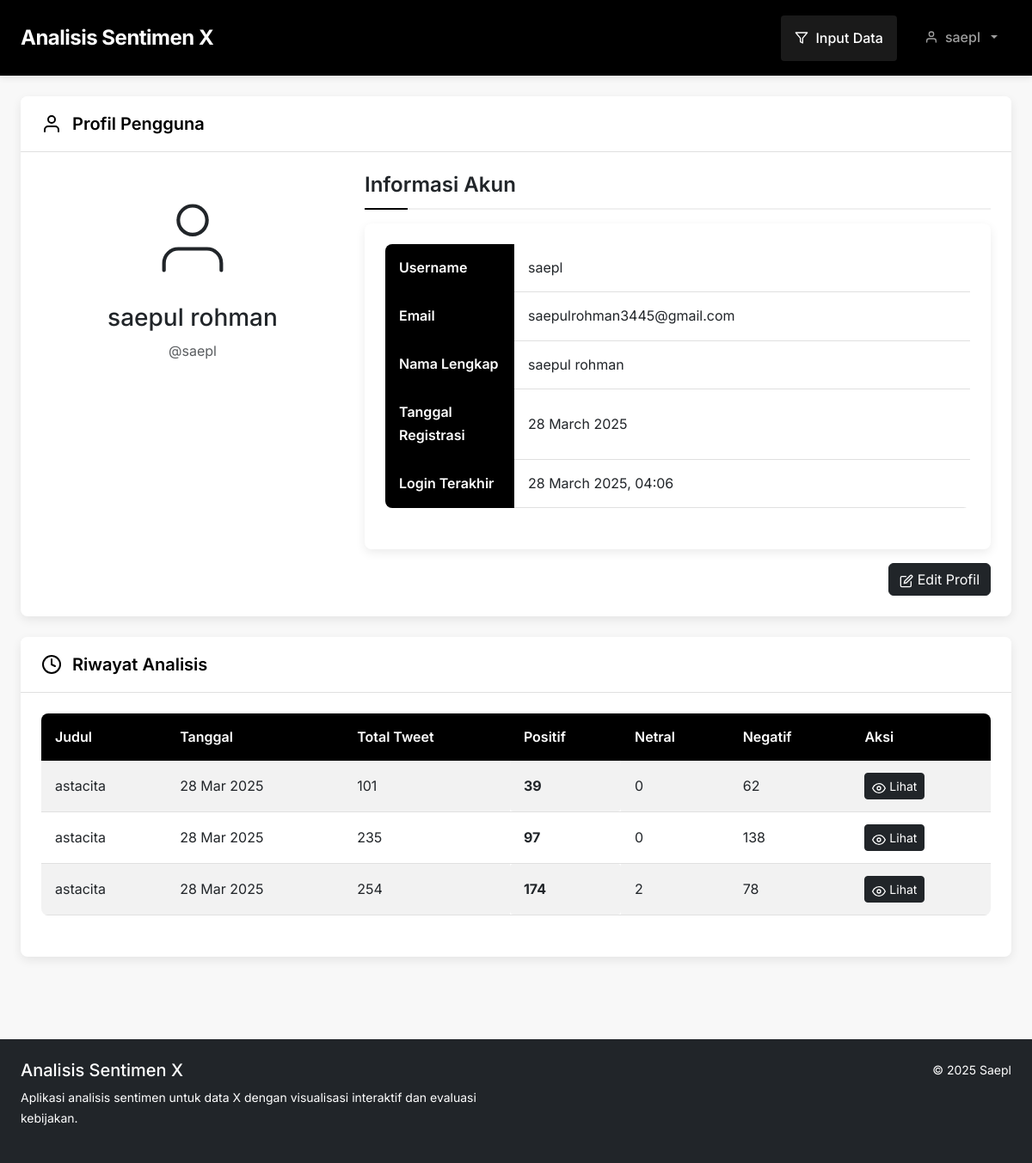
Before: /auth/profile (signed in) with the older database file.
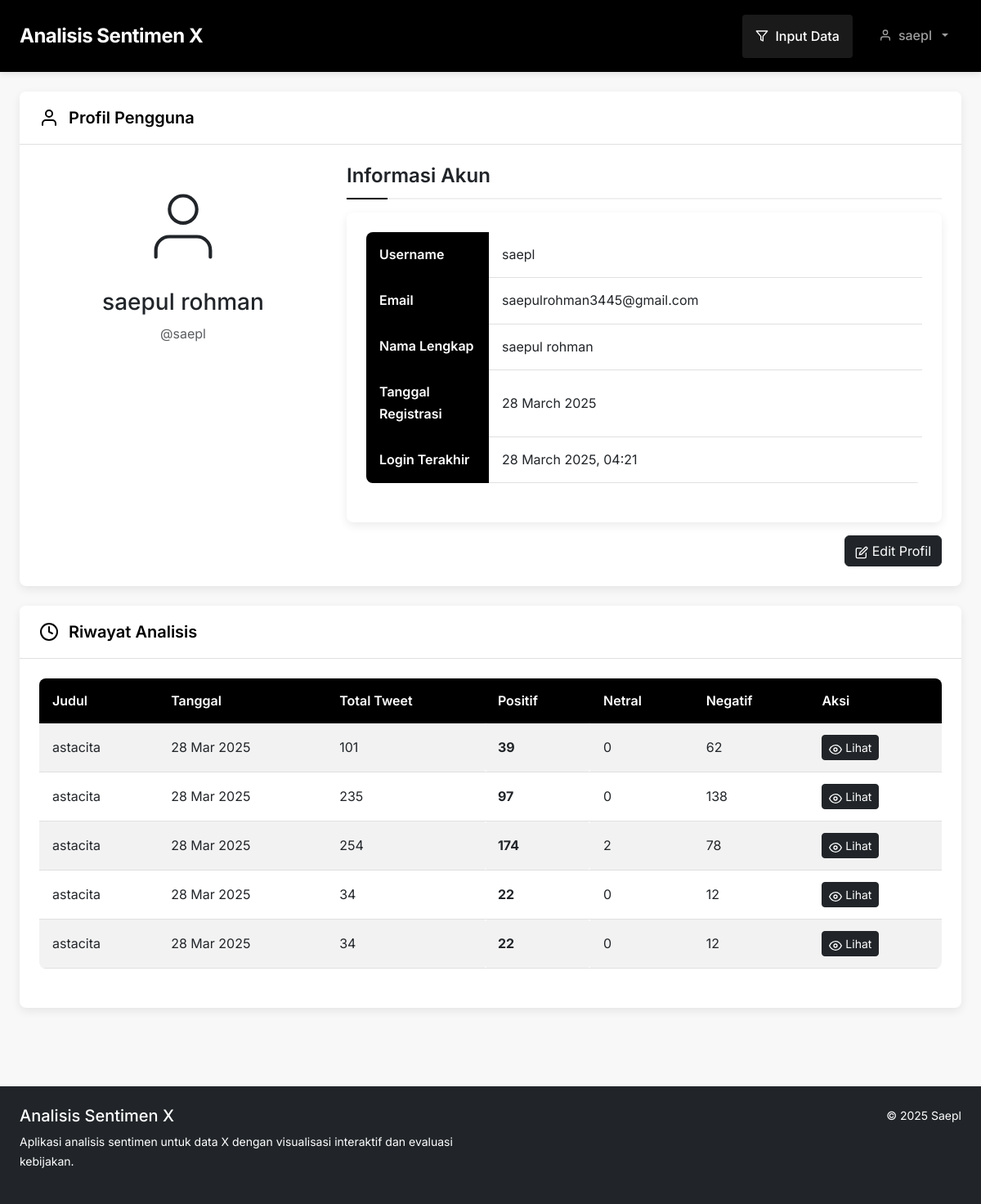
After: the same page with the newer database file.
### app/models/user.py (models this page shows, shortened)
class User(UserMixin, db.Model):
    __tablename__ = 'users'
    id = db.Column(db.Integer, primary_key=True)
    username = db.Column(db.String(64), unique=True, nullable=False, index=True)
    email = db.Column(db.String(120), unique=True, nullable=False, index=True)
    password_hash = db.Column(db.String(128), nullable=False)
    full_name = db.Column(db.String(100))
    created_at = db.Column(db.DateTime, default=datetime.utcnow)
    last_login = db.Column(db.DateTime)
    settings = db.Column(db.Text)
    analysis_history = db.relationship('AnalysisHistory', backref='user', lazy='dynamic')
    @property
    def password(self):
        """Password is not a readable attribute"""
        raise AttributeError('password is not a readable attribute')

class AnalysisHistory(db.Model):
    __tablename__ = 'analysis_history'
    id = db.Column(db.Integer, primary_key=True)
    user_id = db.Column(db.Integer, db.ForeignKey('users.id'))
    title = db.Column(db.String(200), nullable=False)
    description = db.Column(db.Text)
    file_path = db.Column(db.String(255))
    result_path = db.Column(db.String(255))
    created_at = db.Column(db.DateTime, default=datetime.utcnow)
    total_tweets = db.Column(db.Integer)
    positive_count = db.Column(db.Integer)
    neutral_count = db.Column(db.Integer)
    negative_count = db.Column(db.Integer)

### app/routes/auth_routes.py (the view)
@auth_bp.route('/profile')
@login_required
def profile():
    return render_template('auth/profile.html', title='Profil Pengguna')

### app/models/user.py (called while the page is built)
@login_manager.user_loader
def load_user(user_id):
    return User.query.get(int(user_id))

### app/templates/auth/profile.html (shortened to what this page needs)
{% extends "base.html" %}
{% block content %}
<div class="card mb-4">
    <div class="card-header">
        <svg xmlns="http://www.w3.org/2000/svg" width="24" height="24" viewBox="0 0 24 24" fill="none" stroke="currentColor" stroke-width="2" stroke-linecap="round" stroke-linejoin="round"><path d="M20 21v-2a4 4 0 0 0-4-4H8a4 4 0 0 0-4 4v2"></path><circle cx="12" cy="7" r="4"></circle></svg>
        <h2 class="card-title">Profil Pengguna</h2>
    </div>
    <div class="card-body">
        <div class="row">
            <div class="col-md-4 text-center mb-4">
                <div class="mb-3" style="font-size: 5rem;">
                    <svg xmlns="http://www.w3.org/2000/svg" width="100" height="100" viewBox="0 0 24 24" fill="none" stroke="currentColor" stroke-width="1" stroke-linecap="round" stroke-linejoin="round"><path d="M20 21v-2a4 4 0 0 0-4-4H8a4 4 0 0 0-4 4v2"></path><circle cx="12" cy="7" r="4"></circle></svg>
                </div>
                <h3>{{ current_user.full_name }}</h3>
                <p class="text-muted">@{{ current_user.username }}</p>
            </div>
            <div class="col-md-8">
                <h4 class="section-title mb-3">Informasi Akun</h4>
                <div class="card mb-3">
                    <div class="card-body">
                        <table class="table">
                            <tr>
                                <th style="width: 150px;">Username</th>
                                <td>{{ current_user.username }}</td>
                            </tr>
                            <tr>
                                <th>Email</th>
                                <td>{{ current_user.email }}</td>
                            </tr>
                            <tr>
                                <th>Nama Lengkap</th>
                                <td>{{ current_user.full_name }}</td>
                            </tr>
                            <tr>
                                <th>Tanggal Registrasi</th>
                                <td>{{ current_user.created_at.strftime('%d %B %Y') }}</td>
                            </tr>
                            <tr>
                                <th>Login Terakhir</th>
                                <td>
                                    {% if current_user.last_login %}
                                        {{ current_user.last_login.strftime('%d %B %Y, %H:%M') }}
                                    {% else %}
                                        -
                                    {% endif %}
                                </td>
                            </tr>
                        </table>
                    </div>
                </div>
                <div class="text-end">
                    <a href="#" class="btn btn-dark">
                        Edit Profil
                    </a>
                </div>
            </div>
        </div>
    </div>
</div>
<div class="card">
    <div class="card-header">
        <svg xmlns="http://www.w3.org/2000/svg" width="24" height="24" viewBox="0 0 24 24" fill="none" stroke="currentColor" stroke-width="2" stroke-linecap="round" stroke-linejoin="round"><circle cx="12" cy="12" r="10"></circle><polyline points="12 6 12 12 16 14"></polyline></svg>
        <h2 class="card-title">Riwayat Analisis</h2>
    </div>
    <div class="card-body">
        {% if current_user.analysis_history.count() > 0 %}
            <div class="table-responsive">
                <table class="table table-striped table-hover">
                    <thead>
                        <tr>
                            <th>Judul</th>
                            <th>Tanggal</th>
                            <th>Total Tweet</th>
                            <th>Positif</th>
                            <th>Netral</th>
                            <th>Negatif</th>
                            <th>Aksi</th>
                        </tr>
                    </thead>
                    <tbody>
                        {% for analysis in current_user.analysis_history %}
                        <tr>
                            <td>{{ analysis.title }}</td>
                            <td>{{ analysis.created_at.strftime('%d %b %Y') }}</td>
                            <td>{{ analysis.total_tweets }}</td>
                            <td class="sentiment-positive">{{ analysis.positive_count }}</td>
                            <td class="sentiment-neutral">{{ analysis.neutral_count }}</td>
                            <td class="sentiment-negative">{{ analysis.negative_count }}</td>
                            <td>
                                <a href="#" class="btn btn-sm btn-dark">
                                    <svg xmlns="http://www.w3.org/2000/svg" width="16" height="16" viewBox="0 0 24 24" fill="none" stroke="currentColor" stroke-width="2" stroke-linecap="round" stroke-linejoin="round"><path d="M1 12s4-8 11-8 11 8 11 8-4 8-11 8-11-8-11-8z"></path><circle cx="12" cy="12" r="3"></circle></svg>
                                    Lihat
                                </a>
                            </td>
                        </tr>
                        {% endfor %}
                    </tbody>
                </table>
            </div>
        {% endif %}
    </div>
</div>
{% endblock %}

### app/templates/base.html (shortened to what this page needs)
<!DOCTYPE html>
<html lang="id">
<head>
    <link href="https://cdn.jsdelivr.net/npm/bootstrap@5.3.0-alpha1/dist/css/bootstrap.min.css" rel="stylesheet">
    <link rel="stylesheet" href="{{ url_for('static', filename='css/style.css') }}">
</head>
<body>
    <header>
        <div class="container">
            <div class="d-flex justify-content-between align-items-center py-3">
                <div class="logo">
                    Analisis Sentimen X
                </div>
                <nav>
                    <a href="#main-content" class="nav-tabs-link active" data-tab="input">
                        <svg xmlns="http://www.w3.org/2000/svg" width="16" height="16" viewBox="0 0 24 24" fill="none" stroke="currentColor" stroke-width="2" stroke-linecap="round" stroke-linejoin="round"><polygon points="22 3 2 3 10 12.46 10 19 14 21 14 12.46 22 3"></polygon></svg>
                        Input Data
                    </a>
                    {% if current_user.is_authenticated %}
                    <div class="dropdown">
                        <a class="nav-link dropdown-toggle" href="#" role="button" id="userDropdown" data-bs-toggle="dropdown" aria-expanded="false">
                            <svg xmlns="http://www.w3.org/2000/svg" width="20" height="20" viewBox="0 0 24 24" fill="none" stroke="currentColor" stroke-width="2" stroke-linecap="round" stroke-linejoin="round"><path d="M20 21v-2a4 4 0 0 0-4-4H8a4 4 0 0 0-4 4v2"></path><circle cx="12" cy="7" r="4"></circle></svg>
                            {{ current_user.username }}
                        </a>
                    </div>
                    {% endif %}
                </nav>
            </div>
        </div>
    </header>
    <div class="container my-4">
        <div id="main-content">
            {% block content %}{% endblock %}
        </div>
    </div>
    <footer class="bg-dark text-white py-4 mt-5">
        <div class="container">
            <div class="row">
                <div class="col-md-6">
                    <h5>Analisis Sentimen X</h5>
                    <p class="small">Aplikasi analisis sentimen untuk data X dengan visualisasi interaktif dan evaluasi kebijakan.</p>
                </div>
                <div class="col-md-6 text-md-end">
                    <p class="small">&copy; 2025 Saepl</p>
                </div>
            </div>
        </div>
    </footer>
</body>
</html>

### app/static/css/style.css (style rules this page uses)
:root { --primary-color: #000000; --secondary-color: #f8f8f8; --text-color: #333333; --light-gray: #e0e0e0; --medium-gray: #9e9e9e; --dark-gray: #616161; --positive-color: #ffffff; --neutral-color: #9e9e9e; --negative-color: #000000; --shadow: rgba(0, 0, 0, 0.1); --transition: all 0.3s ease; --border-radius: 8px; --card-shadow: 0 4px 12px rgba(0, 0, 0, 0.08); --card-hover-shadow: 0 8px 24px rgba(0, 0, 0, 0.12); }
html, body { height: 100%; margin: 0; }
body { font-family: 'Inter', -apple-system, BlinkMacSystemFont, 'Segoe UI', Roboto, sans-serif; line-height: 1.7; color: var(--text-color); background-color: var(--secondary-color); margin: 0; padding: 0; display: grid; grid-template-rows: auto 1fr auto; flex-direction: column; position: relative; min-height: 100vh; padding-bottom: 0px; }
header { background-color: var(--primary-color); color: white; padding: 0.1rem 0; box-shadow: 0 2px 8px var(--shadow); position: sticky; top: 0; z-index: 1000; grid-row: 1; }
.container { width: 100%; max-width: 1500px; margin: 0 auto; padding: 0 1.5rem; }
.logo { font-weight: 700; font-size: 1.5rem; letter-spacing: -0.5px; display: flex; align-items: center; gap: 0.5rem; }
nav { display: flex; gap: 1rem; }
nav a { color: white; text-decoration: none; font-weight: 500; transition: var(--transition); position: relative; display: flex; align-items: center; gap: 0.5rem; padding: 0.5rem 1rem; border-radius: 4px; }
nav a.active, nav a:hover { background-color: rgba(255, 255, 255, 0.1); }
nav a svg { width: 16px; height: 16px; }
#main-content { position: relative; width: 100%; flex: 1 0 auto; grid-row: 2; }
.card { background-color: white; border-radius: var(--border-radius); box-shadow: var(--card-shadow); margin-bottom: 1.5rem; overflow: hidden; transition: var(--transition); border: none; }
.card-header { padding: 1.25rem 1.5rem; border-bottom: 1px solid var(--light-gray); background-color: white; display: flex; align-items: center; gap: 0.75rem; }
.card-title { margin: 0; font-weight: 600; font-size: 1.25rem; color: var(--primary-color); }
.card-header svg { width: 24px; height: 24px; color: var(--primary-color); }
.card-body { padding: 1.5rem; }
.nav-link { border: none; border-bottom: 2px solid transparent; padding: 0.75rem 1rem; font-weight: 500; color: var(--medium-gray); background-color: transparent; cursor: pointer; transition: var(--transition); display: flex; align-items: center; gap: 0.5rem; }
.nav-link svg { width: 16px; height: 16px; }
.text-success, .sentiment-positive { color: var(--positive-color); background-color: #333; padding: 2px 8px; border-radius: 4px; font-weight: bold; }
.text-warning, .sentiment-neutral { color: var(--neutral-color); }
.text-danger, .sentiment-negative { color: var(--negative-color); }
.table { width: 100%; border-collapse: collapse; margin-bottom: 1.5rem; border-radius: var(--border-radius); overflow: hidden; }
.table th { background-color: var(--primary-color); color: white; font-weight: 600; text-align: left; padding: 0.875rem 1rem; border: none; }
.table td { padding: 0.875rem 1rem; border-bottom: 1px solid var(--light-gray); vertical-align: middle; }
.table-striped tbody tr:nth-of-type(odd) { background-color: rgba(0, 0, 0, 0.02); }
.section-title { position: relative; font-weight: 600; margin-bottom: 1.5rem; display: flex; align-items: center; gap: 0.5rem; padding-bottom: 0.75rem; border-bottom: 2px solid #f0f0f0; }
.section-title:before { content: ''; position: absolute; bottom: -2px; left: 0; width: 50px; height: 2px; background-color: #000; }
footer { flex-shrink: 0; grid-row: 3; background-color: var(--primary-color); color: white; padding: 2rem 0; width: 100%; margin-top: auto; }
footer h5 { display: flex; align-items: center; gap: 0.5rem; }

Changed rows visible on the page:
changed User "saepul rohman": last_login "28 March 2025, 04:06" → "28 March 2025, 04:21"
added AnalysisHistory: title "astacita", created_at "28 Mar 2025", total_tweets "34", positive_count "22", neutral_count "0", negative_count "12"
added AnalysisHistory: title "astacita", created_at "28 Mar 2025", total_tweets "34", positive_count "22", neutral_count "0", negative_count "12"
